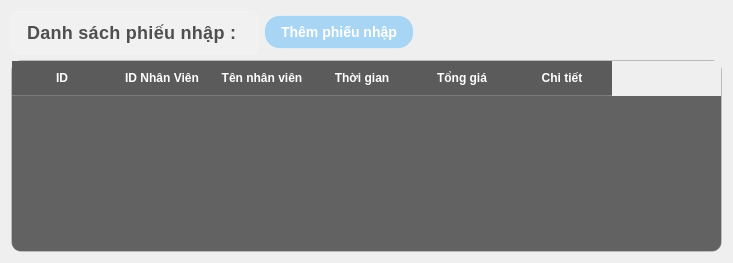
               <widget class="QWidget" name="page_4">
                <layout class="QGridLayout" name="gridLayout_69">
                 <item row="0" column="0">
                  <layout class="QHBoxLayout" name="horizontalLayout_38">
                   <item>
                    <layout class="QHBoxLayout" name="horizontalLayout_39">
                     <item>
                      <widget class="QLabel" name="label_72">
                       <property name="styleSheet">
                        <string notr="true">QLabel {
    color: rgba(50, 50, 50, 0.85); /* Màu chữ đậm nhưng hơi trong suốt */
    font-family: &quot;Segoe UI&quot;, &quot;Roboto&quot;, sans-serif; /* Font hiện đại */
    font-weight: 500; /* Độ đậm vừa phải */
    font-size: 18px; /* Kích thước phù hợp */
    padding: 10px;
    letter-spacing: 0.3px; /* Tăng khoảng cách chữ nhẹ */
    
    text-align: center;
    background-color: rgba(255, 255, 255, 0.1); /* Nền trắng trong suốt */
    border-radius: 6px; /* Bo góc */
    backdrop-filter: blur(5px); /* Hiệu ứng blur đặc trưng của glassmorphism */
    box-shadow: 0 2px 8px rgba(0, 0, 0, 0.07); /* Đổ bóng tinh tế */
    border: 1px solid rgba(255, 255, 255, 0.18); /* Viền trắng trong suốt */
}
</string>
                       </property>
                       <property name="text">
                        <string>Danh sách phiếu nhập : </string>
                       </property>
                      </widget>
                     </item>
                     <item>
                      <widget class="QPushButton" name="them_phieu_nhap_btn_2">
                       <property name="minimumSize">
                        <size>
                         <width>121</width>
                         <height>28</height>
                        </size>
                       </property>
                       <property name="styleSheet">
                        <string notr="true">QPushButton {
    background-color: rgba(0, 150, 255, 0.3); /* Nền xanh trong suốt */
    color: white;
    font-weight: bold;
    font-size: 14px;
    border-radius: 16px;
    padding: 8px 16px;
    
    /* Viền sáng */
    border: 1.5px solid rgba(255, 255, 255, 0.4);
    
    /* Đổ bóng - QSS hỗ trợ giới hạn */
    border-style: outset;
    border-width: 1px;
    
    /* Gradient xanh */
}

QPushButton:hover {
    background-color: rgba(30, 170, 255, 0.5); /* Xanh sáng hơn khi hover */
    border: 1.5px solid rgba(255, 255, 255, 0.6);
}

QPushButton:pressed {
    background-color: rgba(0, 120, 200, 0.4);
    border: 1.5px solid rgba(255, 255, 255, 0.3);
    padding-top: 9px; /* Tạo hiệu ứng nhấn xuống */
    padding-left: 17px;
}
</string>
                       </property>
                       <property name="text">
                        <string>Thêm phiếu nhập</string>
                       </property>
                      </widget>
                     </item>
                    </layout>
                   </item>
                   <item>
                    <spacer name="horizontalSpacer_26">
                     <property name="orientation">
                      <enum>Qt::Horizontal</enum>
                     </property>
                     <property name="sizeHint" stdset="0">
                      <size>
                       <width>308</width>
                       <height>20</height>
                      </size>
                     </property>
                    </spacer>
                   </item>
                  </layout>
                 </item>
                 <item row="1" column="0">
                  <widget class="QTableWidget" name="table_nhap_2">
                   <property name="styleSheet">
                    <string notr="true">/* Tổng thể bảng với phong cách Glassmorphism */
QTableWidget {
    background-color:  rgba(40, 40, 40, 180); /* Nền đen mờ, tăng độ trong suốt */
    border: 1px solid rgba(255, 255, 255, 0.2); /* Viền trắng mờ nhẹ */
    border-radius: 10px; /* Bo góc mềm mại */
    color: #ffffff; /* Chữ trắng để nổi bật */
    font-family: &quot;Arial&quot;, sans-serif;
    font-size: 14px;
	gridline-color: transparent;
}

/* Tiêu đề cột (header) */
QHeaderView::section {
    background-color: rgba(30, 30, 30, 180);
 /* Nền header đen mờ hơn một chút */
    color: #ffffff;
    padding: 8px;
    border: none;
    border-bottom: 1px solid rgba(255, 255, 255, 0.2);
    font-weight: bold;
}

/* Hiệu ứng hover cho tiêu đề */
QHeaderView::section:hover {
    background-color: rgba(0, 0, 0, 0.6); /* Sáng nhẹ khi hover */
    transition: background-color 0.3s ease; /* Hiệu ứng chuyển màu mượt */
}

/* Các ô trong bảng */
QTableWidget::item {
    padding: 8px;
    border: none;
    background-color: transparent;
}

/* Hiệu ứng khi chọn ô */
QTableWidget::item:selected {
    background-color: rgba(66, 165, 245, 0.4); /* Màu xanh dương mờ khi chọn */
    color: #ffffff;
}

/* Hiệu ứng hover cho ô */
QTableWidget::item:hover {
    background-color: rgba(255, 255, 255, 0.1); /* Sáng nhẹ khi rê chuột */
    transition: background-color 0.3s ease; /* Chuyển màu mượt mà */
}

/* Thanh cuộn dọc */
QScrollBar:vertical {
    background: rgba(0, 0, 0, 0.3); /* Nền đen mờ hơn */
    width: 10px;
    margin: 0px;
    border-radius: 5px;
}

QScrollBar::handle:vertical {
    background: linear-gradient(to bottom, rgba(66, 165, 245, 0.6), rgba(30, 136, 229, 0.6)); /* Gradient xanh dương mờ */
    border-radius: 5px;
}

QScrollBar::handle:vertical:hover {
    background: linear-gradient(to bottom, rgba(100, 181, 246, 0.7), rgba(66, 165, 245, 0.7)); /* Sáng hơn khi hover */
    transition: background 0.3s ease;
}

QScrollBar::add-line:vertical,
QScrollBar::sub-line:vertical {
    background: none;
}

QScrollBar::add-page:vertical,
QScrollBar::sub-page:vertical {
    background: none;
}

/* Thanh cuộn ngang */
QScrollBar:horizontal {
    background: rgba(0, 0, 0, 0.3); /* Nền đen mờ hơn */
    height: 10px;
    margin: 0px;
    border-radius: 5px;
}

QScrollBar::handle:horizontal {
    background: linear-gradient(to right, rgba(66, 165, 245, 0.6), rgba(30, 136, 229, 0.6)); /* Gradient xanh dương mờ */
    border-radius: 5px;
}

QScrollBar::handle:horizontal:hover {
    background: linear-gradient(to right, rgba(100, 181, 246, 0.7), rgba(66, 165, 245, 0.7)); /* Sáng hơn khi hover */
    transition: background 0.3s ease;
}

QScrollBar::add-line:horizontal,
QScrollBar::sub-line:horizontal {
    background: none;
}

QScrollBar::add-page:horizontal,
QScrollBar::sub-page:horizontal {
    background: none;
}</string>
                   </property>
                   <property name="horizontalScrollMode">
                    <enum>QAbstractItemView::ScrollPerPixel</enum>
                   </property>
                   <column>
                    <property name="text">
                     <string>ID</string>
                    </property>
                   </column>
                   <column>
                    <property name="text">
                     <string>ID Nhân Viên</string>
                    </property>
                   </column>
                   <column>
                    <property name="text">
                     <string>Tên nhân viên</string>
                    </property>
                   </column>
                   <column>
                    <property name="text">
                     <string>Thời gian</string>
                    </property>
                   </column>
                   <column>
                    <property name="text">
                     <string>Tổng giá</string>
                    </property>
                   </column>
                   <column>
                    <property name="text">
                     <string>Chi tiết</string>
                    </property>
                   </column>
                  </widget>
                 </item>
                </layout>
               </widget>
